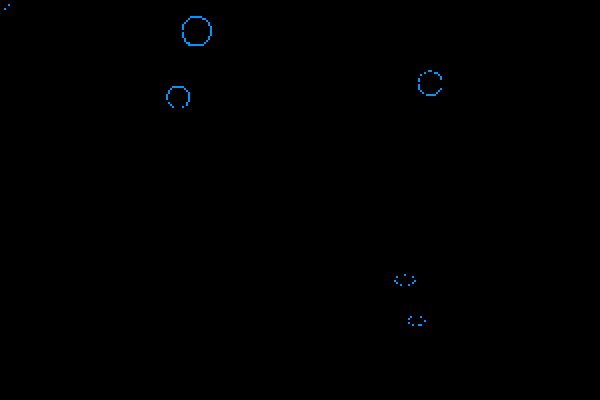
Frame 1 (no input)
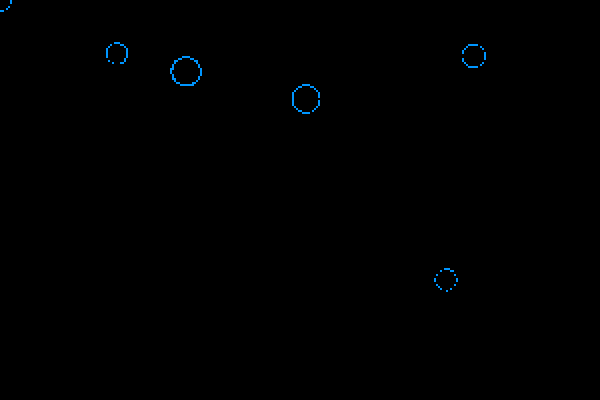
Frame 60 (no input)
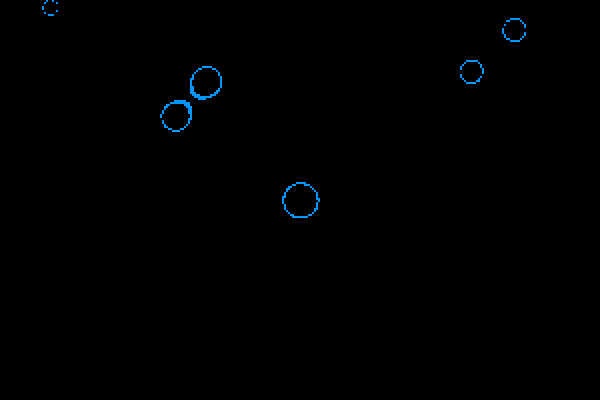
Frame 120 (the mouse pressed at the canvas centre since frame 60)

The p5.js sketch that drew these frames (run headless with seeded random() and noise() and a simulated clock; from frame 60 on, the mouse is pressed at the canvas centre):

// p5.js sketch
// ── sketch.js
// noprotect

let balls = [];
let gravityConstant = 5.0; 
let maxSpeed = 3.5;

let lastSpawnTime = 0;
let spawnCooldown = 150;

function setup() {
  createCanvas(600, 400);
  for (let i = 0; i < 5; i++) {
    balls.push(new Ball(random(width), random(height)));
  }
}

function draw() {
  background(0);

  // 1. 物理計算與壽命檢查
  for (let i = balls.length - 1; i >= 0; i--) {
    let b = balls[i];
    b.resetDeform();
    b.applyRepulsion(balls);
    b.applyMouseGravity();
    b.update();
    b.checkEdges();

    if (b.isDead()) {
      balls.splice(i, 1);
    }
  }

  // 2. 視覺渲染：步長改為 2，大幅優化效能
  loadPixels();
  
  let mX = mouseX;
  let mY = mouseY;
  let step = 2; // 步長：2代表每 2x2 像素算一次

  for (let y = 0; y < height; y += step) {
    for (let x = 0; x < width; x += step) {
      let sum = 0;

      for (let b of balls) {
        let dx = x - b.pos.x;
        let dy = y - b.pos.y;

        let distortedX = dx * (1.0 + b.deform.x * 0.1);
        let distortedY = dy * (1.0 + b.deform.y * 0.1);

        let d = Math.sqrt(distortedX * distortedX + distortedY * distortedY);
        sum += (100 * b.currentRadius) / (d + 1);
      }

      let mouseD = dist(x, y, mX, mY);
      sum += (100 * 15) / (mouseD + 1);

      // 填滿 step x step 的區域
      for (let ky = 0; ky < step; ky++) {
        for (let kx = 0; kx < step; kx++) {
          let px = x + kx;
          let py = y + ky;
          if (px < width && py < height) {
            let index = (px + py * width) * 4;
            if (sum > 165 && sum < 180) {
              pixels[index]     = 0;   
              pixels[index + 1] = 150; 
              pixels[index + 2] = 255; 
              pixels[index + 3] = 255; 
            } else {
              pixels[index]     = 0;   
              pixels[index + 1] = 0;   
              pixels[index + 2] = 0;   
              pixels[index + 3] = 255; 
            }
          }
        }
      }

    }
  }
  updatePixels();
}

function mousePressed() {
  trySpawnBall(mouseX, mouseY);
}

function mouseDragged() {
  trySpawnBall(mouseX, mouseY);
}

function touchStarted() {
  if (touches.length > 0) {
    trySpawnBall(touches[0].x, touches[0].y);
  }
  return false; 
}

function touchMoved() {
  if (touches.length > 0) {
    trySpawnBall(touches[0].x, touches[0].y);
  }
  return false; 
}

function trySpawnBall(targetX, targetY) {
  if (targetX >= 0 && targetX <= width && targetY >= 0 && targetY <= height) {
    if (millis() - lastSpawnTime > spawnCooldown) {
      balls.push(new Ball(targetX, targetY));
      lastSpawnTime = millis();
    }
  }
}

class Ball {
  constructor(startX, startY) {
    this.pos = createVector(startX, startY);
    this.vel = createVector(random(-1.5, 1.5), random(-1.5, 1.5));
    this.acc = createVector(0, 0);
    this.deform = createVector(0, 0);

    this.baseRadius = random(8, 22);
    this.currentRadius = this.baseRadius;
    this.spawnTime = millis();
    this.lifetime = 10000;
  }

  resetDeform() {
    this.deform.set(0, 0);
  }

  applyRepulsion(allBalls) {
    let steer = createVector(0, 0);
    let count = 0;

    for (let other of allBalls) {
      if (other !== this) {
        let d = p5.Vector.dist(this.pos, other.pos);
        let minDist = (this.currentRadius + other.currentRadius) * 1.5;

        if (d > 0 && d < minDist) {
          let diff = p5.Vector.sub(this.pos, other.pos);
          diff.normalize();

          let overlap = minDist - d;
          diff.mult(overlap);
          steer.add(diff);

          this.deform.x += Math.abs(diff.x);
          this.deform.y += Math.abs(diff.y);
          count++;
        }
      }
    }

    if (count > 0) {
      steer.div(count);
      this.deform.div(count);
    }

    if (steer.mag() > 0) {
      steer.normalize();
      steer.mult(1.8);
      this.acc.add(steer);
    }
  }

  applyMouseGravity() {
    let mousePos = createVector(mouseX, mouseY);
    let force = p5.Vector.sub(mousePos, this.pos);
    let distance = force.mag();
    distance = constrain(distance, 20.0, 500.0);
    force.normalize();
    
    let strength = (gravityConstant * this.currentRadius) / (distance * distance);
    force.mult(strength);
    this.acc.add(force);
  }

  update() {
    this.vel.add(this.acc);
    this.vel.limit(maxSpeed);
    this.pos.add(this.vel);
    this.acc.mult(0);

    let age = millis() - this.spawnTime;
    if (age < this.lifetime) {
      let lifeRatio = 1.0 - (age / this.lifetime);
      this.currentRadius = this.baseRadius * lifeRatio;
    } else {
      this.currentRadius = 0;
    }
  }

  isDead() {
    return this.currentRadius <= 0;
  }

  checkEdges() {
    if (this.pos.x < 0 || this.pos.x > width) {
      this.vel.x *= -1;
      this.pos.x = constrain(this.pos.x, 0, width);
    }
    if (this.pos.y < 0 || this.pos.y > height) {
      this.vel.y *= -1;
      this.pos.y = constrain(this.pos.y, 0, height);
    }
  }
}
